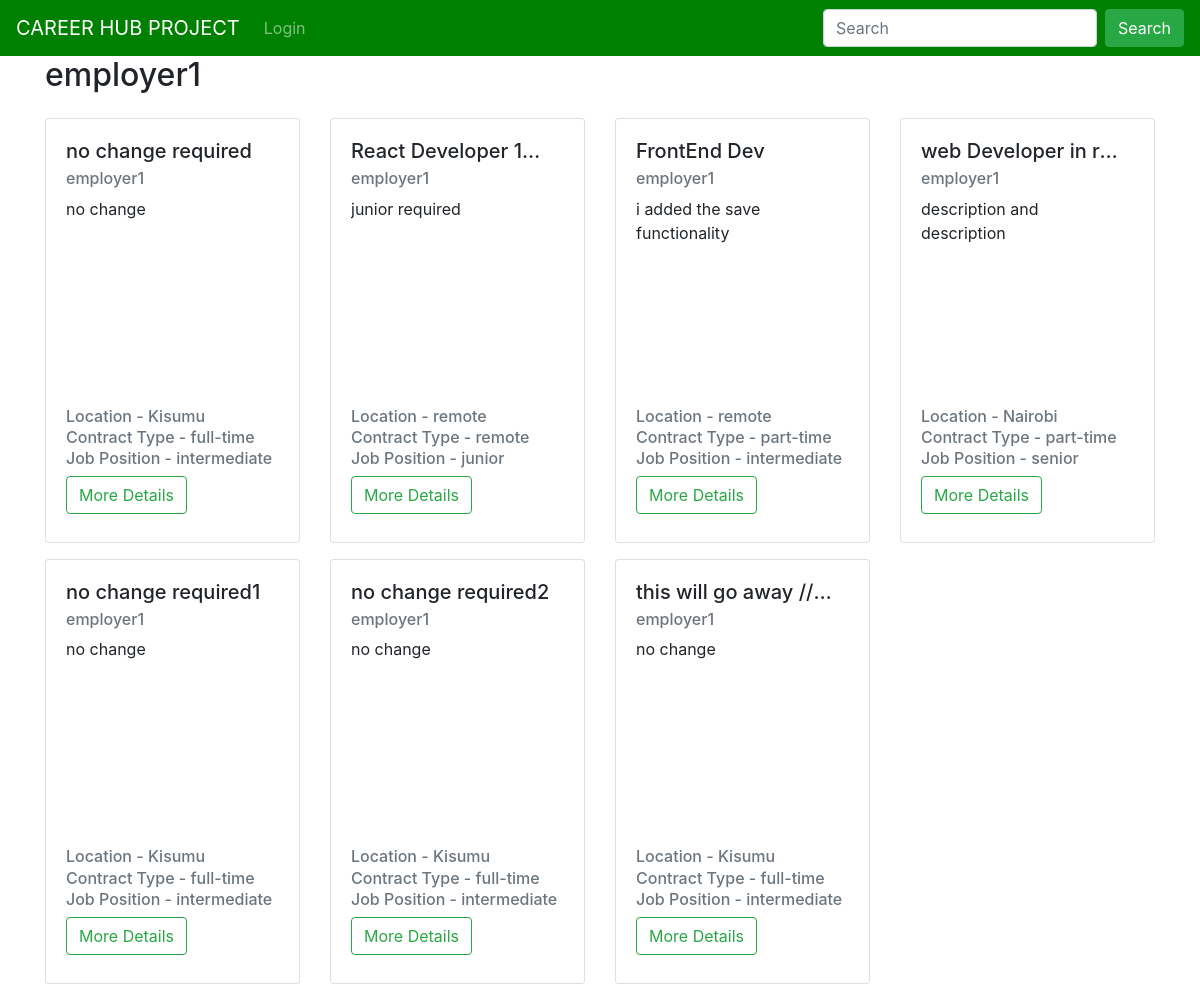
Page /employer_profile_detail/4 on the earlier database version.
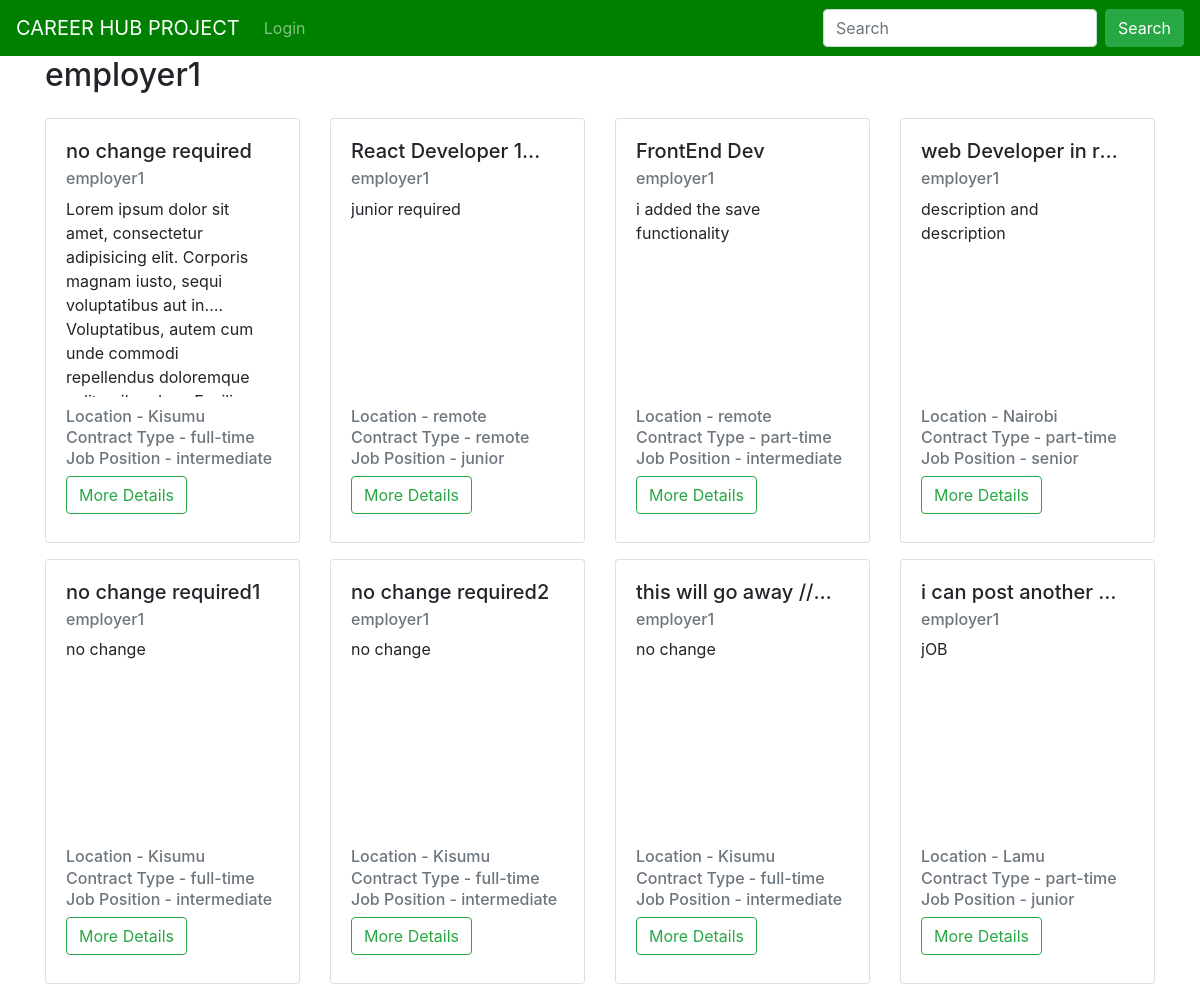
Same page on the later database version.
### job/models.py (models this page shows, shortened)
class Job(models.Model):
    positions = (
        ("junior", "junior"),
        ("intermediate", "intermediate"),
        ("senior", "senior"),
        ("expart", "expart"),
    )
    contaract_types = (
        ("remote", "remote"),
        ("part-time", "part-time"),
        ("full-time", "full-time"),
        ("negotiations", "negotiations"),
    )
    employer = models.ForeignKey(
        Employer, on_delete=models.CASCADE, related_name="jobs"
    )
    job_category = models.ForeignKey(
        Category,
        related_name="jobs",
        on_delete=models.CASCADE,
    )
    job_title = models.CharField(
        max_length=200,
    )
    slug = models.CharField(max_length=200, null=True)
    job_location = models.CharField(max_length=200)
    contract_type = models.CharField(max_length=200, choices=contaract_types)
    position = models.CharField(max_length=200, choices=positions)
    job_description = models.TextField()
    created_at = models.DateTimeField(
        auto_now_add=True,
        null=True,
    )
    updated_at = models.DateTimeField(auto_now=True, null=True)

### users/models.py (models this page shows, shortened)
class CustomUser(AbstractUser, PermissionsMixin):
    type_user = (
        ("Admin", "Admin"),
        ("applicant", "Applicant"),
        ("Employer", "Employer"),
    )
    username = models.CharField(max_length=200, unique=True)
    email = models.EmailField(max_length=50, unique=True)
    full_name = models.CharField(max_length=200)
    is_active = models.BooleanField(default=True)
    is_staff = models.BooleanField(default=False)
    is_superuser = models.BooleanField(default=False)
    is_admin = models.BooleanField(default=False)
    date_joined = models.DateTimeField(auto_now_add=True, null=True)
    last_login = models.DateTimeField(auto_now=True, null=True)
    user_type = models.CharField(max_length=200, choices=type_user)
    USERNAME_FIELD = "email"
    REQUIRED_FIELDS = ["username", "full_name"]

### users/views.py (the view)
# urls.py: path('employer_profile_detail/<str:pk>', views.employer_profile_detail,
def employer_profile_detail(request, pk):
    employer = Employer.employer.get(pk=pk)
    all = employer.jobs.all()
    return render(request, "profiles/employer_profile_detail.html", {"employer": employer, "job": all})

### users/models.py (called while the page is built)
    def get_queryset(self, *args, **kwargs):
        result = super().get_queryset(*args, **kwargs)
        return result.filter(user_type="employer")

### templates/profiles/employer_profile_detail.html (shortened to what this page needs)
{% extends "core/base.html" %} {% block title%}Employer Details{% endblock %}
{% load crispy_forms_tags %}
{% block content %}
<div class="container">
  <div class="row">
    <div class="col-12"><h2>{{employer.full_name}}</h2></div>
    {% for i in job %}
    <div class="col-sm-12 col-md-6 col-lg-3 mt-3">
      <div class="card" style="max-height: 30rem">
        <div class="card-body">
          <h5
            class="card-title"
            style="
              width: 200px;
              text-overflow: ellipsis;
              white-space: nowrap;
              overflow: hidden;
            "
          >
            {{i.job_title}}
          </h5>
          <h6 class="card-subtitle mb-2 text-muted">
            {{ i.employer.full_name}}
          </h6>
          <p
            class="card-text"
            style="
              display: -webkit-box;
              -webkit-line-clamp: 5;
              -webkit-box-orient: vertical;
              width: 200px;
              height: 200px;
              overflow: hidden;
            "
          >
            {{i.job_description}}
          </p>
          <h6 class="card-subtitle mb-2 text-muted">
            Location - {{ i.job_location}}
          </h6>
          <h6 class="card-subtitle mb-2 text-muted">
            Contract Type - {{ i.contract_type}}
          </h6>
          <h6 class="card-subtitle mb-2 text-muted">
            Job Position - {{ i.position}}
          </h6>
          <a
            href="{% url 'job_detail' i.job_category.slug i.slug %}"
            class="btn btn-outline-success mb-2 align-items-end"
            >More Details</a
          >
        </div>
      </div>
    </div>
    {%endfor %}
  </div>
</div>
{% endblock %}

Differences in the rows shown:
changed Job "no change required": job_description "no change" → "Lorem ipsum dolor sit amet, consectetur adipisicing elit. Corporis magnam iusto, sequi voluptatibus aut in. Voluptatibus, autem cum unde commodi repellendus…"
added Job: job_title "i can post another…", employer.full_name "employer1", job_description "jOB", job_location "Lamu", contract_type "part-time", position "junior"
